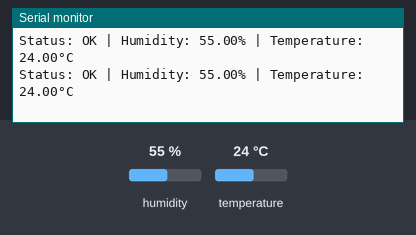
Recording of a sketch running on a simulated Arduino Mega 2560, built with avr-gcc and run on an emulated ATmega2560. Shown: the last lines printed to the serial monitor. Inputs (shaded band) come from the test bench; at power-on: humidity 55 %, temperature 24 °C.

Above: at 4.8 s.
4.9 s: humidity set to 22 %
At 6.7 s:
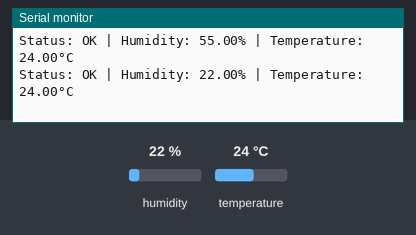
7.9 s: temperature set to 12 °C
At 8.6 s:
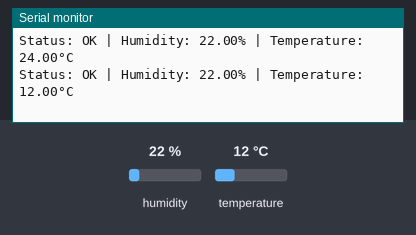
10.9 s: humidity set to 40 %
At 12.5 s:
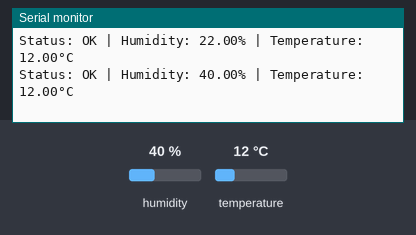
Timing chart, 0 to 14.0 s (numbered marks = the images above; inputs shaded):
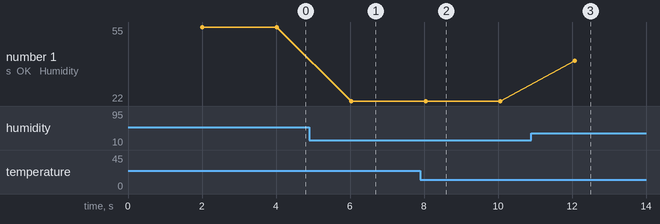

The sketch:

024_DHT11.ino
```cpp
/**********************************************************************
* Filename    : 024_DHT11
* Description : Using DHT11 component to read the value of
* Humidity and Temperature.
* Auther      : Alternatives Solutions
* Modification: 2026/03/23
**********************************************************************/

#include "DHTesp.h"
// --- Configuration ---
const int DHT_PIN = 23;
const int DELAY_TIME = 2000;
//
DHTesp dht;

void setup() {
  dht.setup(DHT_PIN, DHTesp::DHT11);
  Serial.begin(115200);
  Serial.print("System Ready and waiting for DHT message on PIN: ");
  Serial.println(DHT_PIN);
}

void loop() {
  delay(DELAY_TIME);

  //read data
  float humidity = dht.getHumidity();
  float temperature = dht.getTemperature();

  logData(dht.getStatusString(), humidity, temperature);
}

void logData(const char* statusStr, const float hum, const float temp) {
  Serial.print("Status: ");
  Serial.print(statusStr); // Very helpful for debugging!
  Serial.print(" | Humidity: ");
  Serial.print(hum);
  Serial.print("% | Temperature: ");
  Serial.print(temp);
  Serial.println("°C");
}
```

Measured:
- after the input at 4.9 s, the serial monitor: prints a new line after 1.1 s (image 1)
- after the input at 7.9 s, the serial monitor: prints a new line after 0.15 s (image 2)
- after the input at 10.9 s, the serial monitor: prints a new line after 1.2 s (image 3)
- plotted number 1: 55 → 22 after the input at 4.9 s, 22 → 40 after the input at 10.9 s
